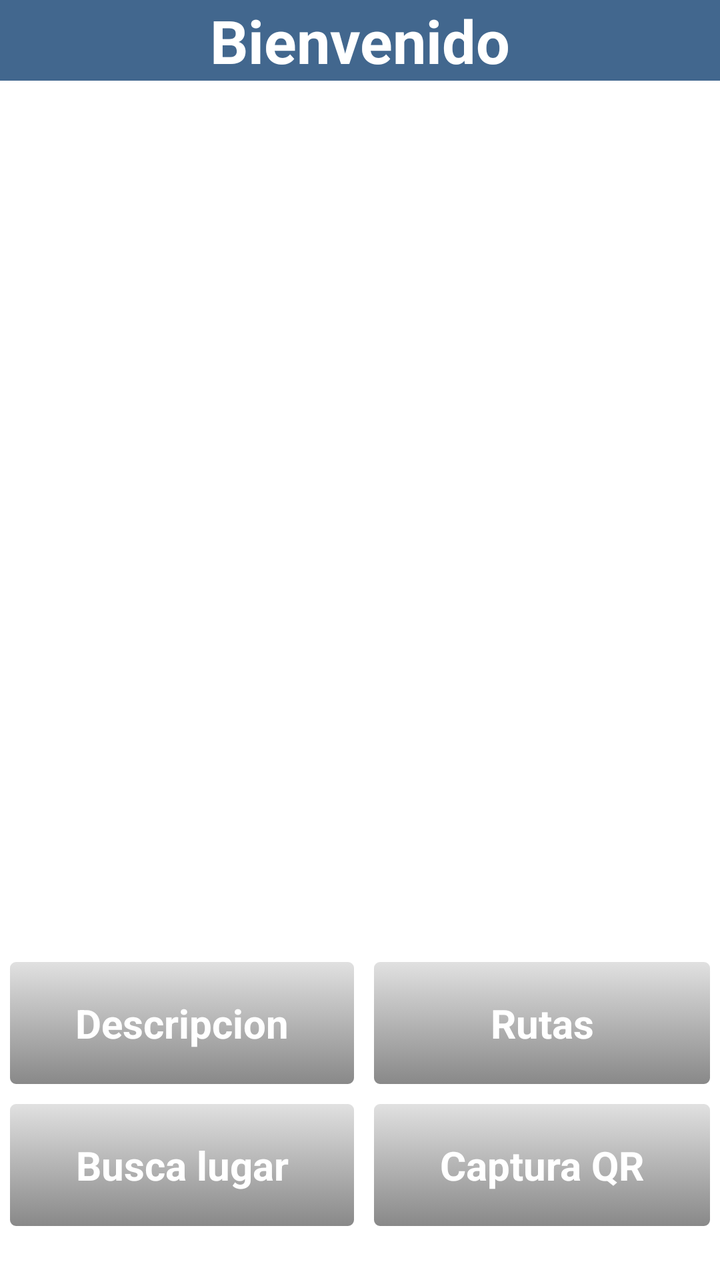
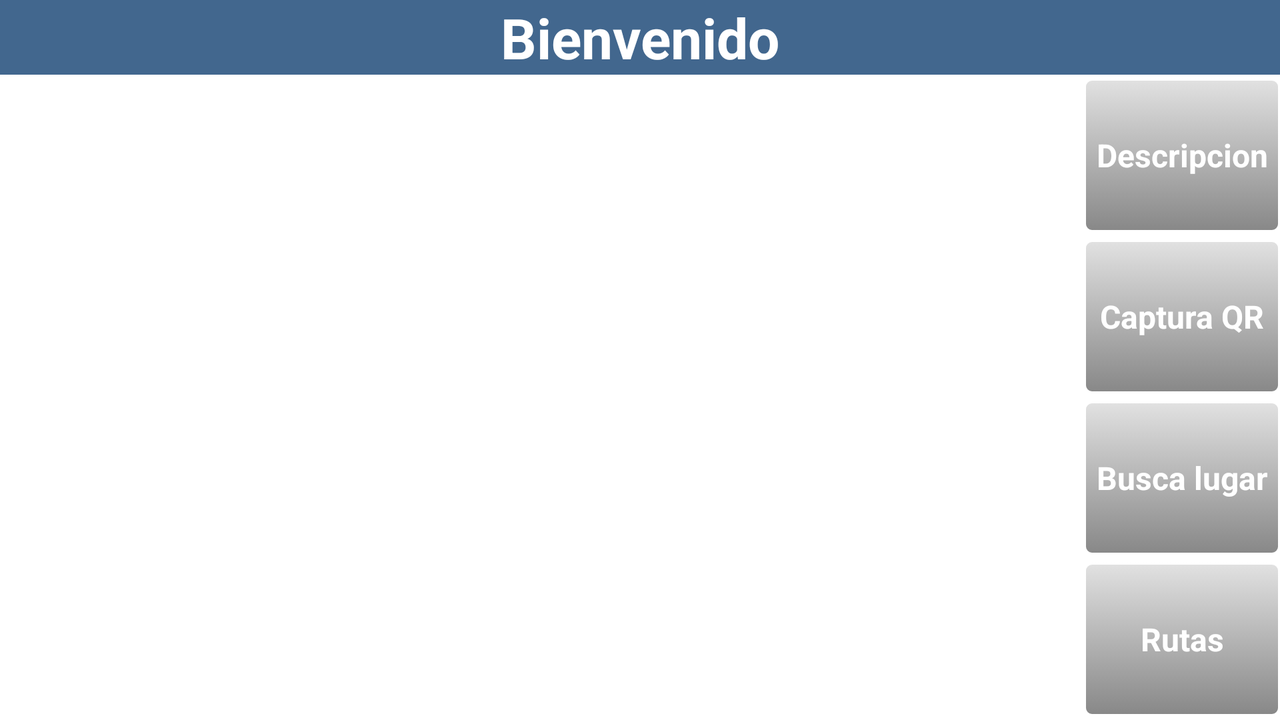

One screen, two layout resources from the same app: the default and the repository's alternative for another configuration. Each is rendered where Android would select it; the XML of both is given below.
<!-- AndroidManifest.xml: application theme AppTheme -->
<!-- res/layout/escaneo.xml -->
<RelativeLayout xmlns:android="http://schemas.android.com/apk/res/android"
    android:layout_width="fill_parent"
    android:layout_height="fill_parent"
    android:background="@color/blanco" >

    <TextView
        android:id="@+id/textView2"
        android:background="@color/azul_tit_estasen"
        android:layout_width="wrap_content"
        android:layout_height="wrap_content"
        android:layout_alignParentLeft="true"
        android:layout_alignParentRight="true"
        android:gravity="center_horizontal|center_vertical"
        android:text="@string/bienvenido"
        android:textColor="@color/blanco"
        android:textSize="@dimen/textoestasaqui"
        android:textStyle="bold" />

    <TableLayout
        android:id="@+id/tableLayout1"
        android:layout_width="wrap_content"
        android:layout_height="wrap_content"
        android:layout_alignLeft="@+id/textView2"
        android:layout_alignParentBottom="true"
        android:layout_alignRight="@+id/textView2"
        android:layout_marginBottom="22dp" >

        <TableRow
            android:id="@+id/tableRow1"
            android:layout_width="wrap_content"
            android:layout_height="wrap_content" >

            <Button
                android:id="@+id/button2"
                android:layout_width="wrap_content"
                android:layout_height="@dimen/alturaboton"
                android:layout_marginBottom="3dp"
                android:layout_marginLeft="3dp"
                android:layout_marginRight="3dp"
                android:layout_marginTop="3dp"
                android:layout_weight="0.5"
                android:background="@drawable/miboton2"
                android:text="@string/masinfo"
                android:textColor="@color/blanco"
                android:textSize="@dimen/textoescaneoqr"
                android:textStyle="bold" />

            <Button
                android:id="@+id/button3"
                android:layout_width="wrap_content"
                android:layout_height="@dimen/alturaboton"
                android:layout_marginBottom="3dp"
                android:layout_marginLeft="3dp"
                android:layout_marginRight="3dp"
                android:layout_marginTop="3dp"
                android:layout_weight="0.5"
                android:background="@drawable/miboton2"
                android:text="@string/ira"
                android:textColor="@color/blanco"
                android:textSize="@dimen/textoescaneoqr"
                android:textStyle="bold" />
        </TableRow>

        <TableRow
            android:id="@+id/tableRow2"
            android:layout_width="wrap_content"
            android:layout_height="wrap_content" >

            <Button
                android:id="@+id/button5"
                android:layout_width="wrap_content"
                android:layout_height="@dimen/alturaboton"
                android:layout_marginBottom="3dp"
                android:layout_marginLeft="3dp"
                android:layout_marginRight="3dp"
                android:layout_marginTop="3dp"
                android:layout_weight="0.5"
                android:background="@drawable/miboton2"
                android:text="@string/cambiaconc"
                android:textColor="@color/blanco"
                android:textSize="@dimen/textoescaneoqr"
                android:textStyle="bold" />

            <Button
                android:id="@+id/button1"
                android:layout_width="wrap_content"
                android:layout_height="@dimen/alturaboton"
                android:layout_marginBottom="3dp"
                android:layout_marginLeft="3dp"
                android:layout_marginRight="3dp"
                android:layout_marginTop="3dp"
                android:layout_weight="0.5"
                android:background="@drawable/miboton2"
                android:text="@string/captura"
                android:textColor="@color/blanco"
                android:textSize="@dimen/textoescaneoqr"
                android:textStyle="bold" />
        </TableRow>
    </TableLayout>

    <TabHost
        android:id="@+id/host"
        android:layout_width="match_parent"
        android:layout_height="match_parent"
        android:layout_above="@+id/tableLayout1"
        android:layout_alignParentLeft="true"
        android:layout_below="@+id/textView2"
         >

        <LinearLayout
            android:layout_width="match_parent"
            android:layout_height="match_parent"
            android:orientation="vertical" >

            <TabWidget
                android:id="@android:id/tabs"
                android:layout_width="match_parent"
                android:layout_height="@dimen/alturaboton"                
                android:showDividers="beginning">
            </TabWidget>

            <FrameLayout
                android:id="@android:id/tabcontent"
                android:layout_width="match_parent"
                android:layout_height="match_parent" >

                <LinearLayout
                    android:id="@+id/tab1"
                    android:layout_width="match_parent"
                    android:layout_height="match_parent"
                    android:gravity="center_horizontal|center_vertical" >
                    
                    <TextView
				        android:id="@+id/textView3"
				        android:layout_width="match_parent"
				        android:layout_height="match_parent"
				        android:background="@color/blanco"
				        android:padding="5dp"
				        android:gravity="center_horizontal|center_vertical"
				        android:scrollbars="vertical"
				        android:textIsSelectable="false"
				        android:textSize="@dimen/textoresyddeta"
				        android:textStyle="bold" />
                </LinearLayout>

                <LinearLayout
                    android:id="@+id/tab2"
                    android:layout_width="match_parent"
                    android:layout_height="match_parent"
                    android:gravity="center_horizontal|center_vertical" >

                    <ImageView
                        android:id="@+id/imageView1"
                        android:layout_width="wrap_content"
                        android:layout_height="wrap_content" />
                    
                </LinearLayout>
            </FrameLayout>
        </LinearLayout>
    </TabHost>

</RelativeLayout>
<!-- resources referenced by this layout -->
<resources>
  <color name="azul_tit_estasen">#42678E</color>
  <color name="blanco">#FFFFFF</color>
  <dimen name="alturaboton">65dp</dimen>
  <dimen name="textoescaneoqr">20sp</dimen>
  <dimen name="textoestasaqui">30sp</dimen>
  <dimen name="textoresyddeta">25sp</dimen>
  <!-- drawable miboton2 (drawable-mdpi) -->
  <?xml version="1.0" encoding="utf-8"?>
  <selector xmlns:android="http://schemas.android.com/apk/res/android">
    <item
      android:state_pressed="true"
      android:drawable="@drawable/btn_pressed2" />
    <item
      android:state_pressed="false"
      android:drawable="@drawable/btn_normal2" />
  </selector>
  <string name="bienvenido">Bienvenido</string>
  <string name="cambiaconc">Busca lugar</string>
  <string name="captura">Captura QR</string>
  <string name="ira">Rutas</string>
  <string name="masinfo">Descripcion</string>
  <!-- from res/values-v14/ -->
  <style name="AppTheme" parent="android:Theme.Light.NoTitleBar">
          
      </style>
  <!-- drawable btn_pressed2 (drawable-mdpi) -->
  <shape xmlns:android="http://schemas.android.com/apk/res/android"
  	android:shape="rectangle">
  	
      
  	    <gradient android:angle="270" android:endColor="#E3E3E3" android:startColor="#878787" />
  
          <stroke android:width="5dp" android:color="@color/naranja_focus"/>
  
          <corners android:radius="4dp" />
  
          <padding android:bottom="2dp" android:left="2dp" android:right="2dp" android:top="2dp" />
  	
  	
  </shape>
  <!-- drawable btn_normal2 (drawable-mdpi) -->
  <shape xmlns:android="http://schemas.android.com/apk/res/android"
  	android:shape="rectangle">
  	
  	    
  	    <gradient android:angle="270" android:endColor="#878787" android:startColor="#E2E2E2" />
  
          <stroke android:width="2dp" android:color="#FFFFFF" />
  
          <corners android:radius="4dp" />
  
          <padding android:bottom="2dp" android:left="2dp" android:right="2dp" android:top="2dp" />
  </shape>
  <color name="naranja_focus">#F5821F</color>
</resources>
<!-- res/layout-land/escaneo.xml (the repository's variant of the layout above) -->
<!-- drawn on the phone turned sideways -->
<RelativeLayout xmlns:android="http://schemas.android.com/apk/res/android"
    android:layout_width="fill_parent"
    android:layout_height="fill_parent"
    android:background="@color/blanco" >

    <TextView
        android:id="@+id/textView2"
        android:background="@color/azul_tit_estasen"
        android:layout_width="wrap_content"
        android:layout_height="wrap_content"
        android:layout_alignParentLeft="true"
        android:layout_alignParentRight="true"
        android:gravity="center_horizontal|center_vertical"
        android:text="@string/bienvenido"
        android:textColor="@color/blanco"
        android:textSize="@dimen/textoestasaquihorizontal"
        android:textStyle="bold" />

    <LinearLayout
        android:id="@+id/linearLayout1"
        android:layout_width="@dimen/anchurabotonhorizontal"
        android:layout_height="wrap_content"
        android:layout_alignParentBottom="true"
        android:layout_alignRight="@+id/textView2"
        android:layout_below="@+id/textView2"
        android:orientation="vertical" >

        <Button
            android:id="@+id/button2"
            android:layout_width="@dimen/anchurabotonhorizontal"
            android:layout_height="@dimen/alturabotonhorizontal"
            android:layout_marginBottom="1dp"
            android:layout_marginLeft="1dp"
            android:layout_marginRight="1dp"
            android:layout_marginTop="1dp"
            android:layout_weight="0.25"
            android:background="@drawable/miboton2"
            android:text="@string/masinfo"
            android:textColor="@color/blanco"
            android:textSize="@dimen/textoescaneoqrhorizontal"
            android:textStyle="bold" />

        <Button
            android:id="@+id/button1"
            android:layout_width="@dimen/anchurabotonhorizontal"
            android:layout_height="@dimen/alturabotonhorizontal"
            android:layout_marginBottom="1dp"
            android:layout_marginLeft="1dp"
            android:layout_marginRight="1dp"
            android:layout_marginTop="1dp"
            android:layout_weight="0.25"
            android:background="@drawable/miboton2"
            android:text="@string/captura"
            android:textColor="@color/blanco"
            android:textSize="@dimen/textoescaneoqrhorizontal"
            android:textStyle="bold" />

        <Button
            android:id="@+id/button5"
            android:layout_width="@dimen/anchurabotonhorizontal"
            android:layout_height="@dimen/alturabotonhorizontal"
            android:layout_marginBottom="1dp"
            android:layout_marginLeft="1dp"
            android:layout_marginRight="1dp"
            android:layout_marginTop="1dp"
            android:layout_weight="0.25"
            android:background="@drawable/miboton2"
            android:text="@string/cambiaconc"
            android:textColor="@color/blanco"
            android:textSize="@dimen/textoescaneoqrhorizontal"
            android:textStyle="bold" />

        <Button
            android:id="@+id/button3"
            android:layout_width="@dimen/anchurabotonhorizontal"
            android:layout_height="@dimen/alturabotonhorizontal"
            android:layout_marginBottom="1dp"
            android:layout_marginLeft="1dp"
            android:layout_marginRight="1dp"
            android:layout_marginTop="1dp"
            android:layout_weight="0.25"
            android:background="@drawable/miboton2"
            android:text="@string/ira"
            android:textColor="@color/blanco"
            android:textSize="@dimen/textoescaneoqrhorizontal"
            android:textStyle="bold" />

    </LinearLayout>

    <TabHost
        android:id="@+id/host"
        android:layout_width="match_parent"
        android:layout_height="match_parent"
        android:layout_alignParentBottom="true"
        android:layout_alignParentLeft="true"
        android:layout_below="@+id/textView2"
        android:layout_toLeftOf="@+id/linearLayout1" >

        <LinearLayout
            android:layout_width="match_parent"
            android:layout_height="match_parent"
            android:orientation="vertical" >

            <TabWidget
                android:id="@android:id/tabs"
                android:layout_width="match_parent"
                android:layout_height="wrap_content" 
                android:orientation="horizontal">
            </TabWidget>

            <FrameLayout
                android:id="@android:id/tabcontent"
                android:layout_width="match_parent"
                android:layout_height="match_parent" >

                <LinearLayout
                    android:id="@+id/tab1"
                    android:layout_width="match_parent"
                    android:layout_height="match_parent"
                    android:gravity="center_horizontal|center_vertical" >

                    <TextView
                        android:id="@+id/textView3"
                        android:layout_width="wrap_content"
                        android:layout_height="wrap_content"
                        android:layout_marginLeft="10dp"
                        android:background="@color/blanco"
                        android:gravity="center_horizontal|center_vertical"
                        android:scrollbars="vertical"
                        android:textIsSelectable="false"
                        android:textSize="@dimen/textoresyddeta"
                        android:textStyle="bold" />

                </LinearLayout>

                <LinearLayout
                    android:id="@+id/tab2"
                    android:layout_width="match_parent"
                    android:layout_height="match_parent" >

                    <ImageView
                        android:id="@+id/imageView1"
                        android:layout_width="wrap_content"
                        android:layout_height="wrap_content"/>

                </LinearLayout>
            </FrameLayout>
        </LinearLayout>
    </TabHost>

</RelativeLayout>
<!-- resources referenced by the variant -->
<!-- as the phone turned sideways resolves them -->
<resources>
  <color name="azul_tit_estasen">#42678E</color>
  <color name="blanco">#FFFFFF</color>
  <dimen name="alturabotonhorizontal">20dp</dimen>
  <dimen name="anchurabotonhorizontal">100dp</dimen>
  <dimen name="textoescaneoqrhorizontal">16sp</dimen>
  <dimen name="textoestasaquihorizontal">28sp</dimen>
  <dimen name="textoresyddeta">25sp</dimen>
  <!-- drawable miboton2 (drawable-mdpi) -->
  <?xml version="1.0" encoding="utf-8"?>
  <selector xmlns:android="http://schemas.android.com/apk/res/android">
    <item
      android:state_pressed="true"
      android:drawable="@drawable/btn_pressed2" />
    <item
      android:state_pressed="false"
      android:drawable="@drawable/btn_normal2" />
  </selector>
  <string name="bienvenido">Bienvenido</string>
  <string name="cambiaconc">Busca lugar</string>
  <string name="captura">Captura QR</string>
  <string name="ira">Rutas</string>
  <string name="masinfo">Descripcion</string>
  <!-- from res/values-v14/ -->
  <style name="AppTheme" parent="android:Theme.Light.NoTitleBar">
          
      </style>
  <!-- drawable btn_pressed2 (drawable-mdpi) -->
  <shape xmlns:android="http://schemas.android.com/apk/res/android"
  	android:shape="rectangle">
  	
      
  	    <gradient android:angle="270" android:endColor="#E3E3E3" android:startColor="#878787" />
  
          <stroke android:width="5dp" android:color="@color/naranja_focus"/>
  
          <corners android:radius="4dp" />
  
          <padding android:bottom="2dp" android:left="2dp" android:right="2dp" android:top="2dp" />
  	
  	
  </shape>
  <!-- drawable btn_normal2 (drawable-mdpi) -->
  <shape xmlns:android="http://schemas.android.com/apk/res/android"
  	android:shape="rectangle">
  	
  	    
  	    <gradient android:angle="270" android:endColor="#878787" android:startColor="#E2E2E2" />
  
          <stroke android:width="2dp" android:color="#FFFFFF" />
  
          <corners android:radius="4dp" />
  
          <padding android:bottom="2dp" android:left="2dp" android:right="2dp" android:top="2dp" />
  </shape>
  <color name="naranja_focus">#F5821F</color>
</resources>
